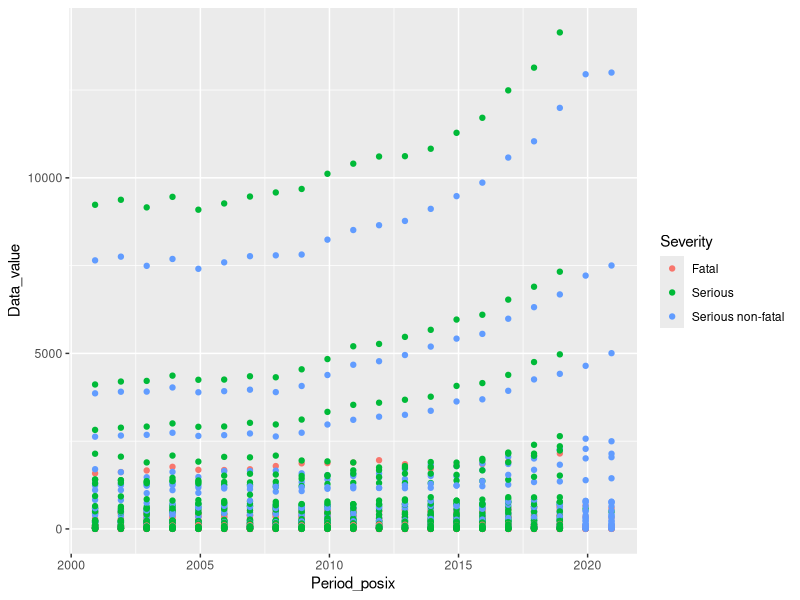
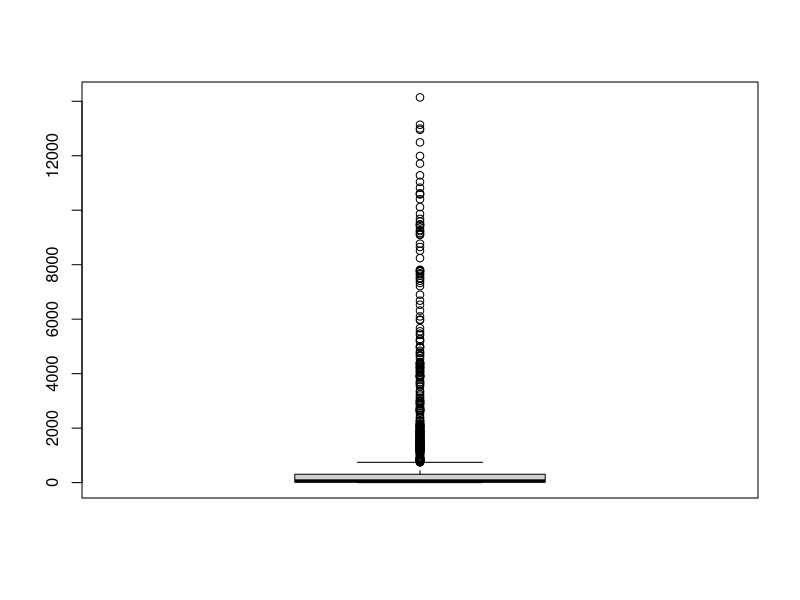

Recreate these plots in R, in order.
library(emmeans)
library(data.table)
library(tidyverse)

# Set working directory to source file location
setwd(dirname(rstudioapi::getActiveDocumentContext()$path))

inj <- read.csv("./Data/serious-injury-outcome-indicators-2000-2020-CSV.csv",
                header = TRUE,
                sep = ",",
                dec = ".")

View(inj)
str(inj)

# Prepare-----------------------------------------------------------------------
inj$Period_posix <- as.POSIXct(strptime(inj$Period, "%Y-%m"))
# Problem: two different data formats in one variable!

unique(nchar(inj$Period)) # 4/7; two formats

# -> simplify to year only
inj$Period <- ifelse(nchar(inj$Period) == 7,substr(inj$Period,1,4), inj$Period)
unique(nchar(inj$Period)) # 4

sum(is.na(inj$Period))
inj$Period_posix <- as.POSIXct(strptime(inj$Period, "%Y"))

inj %>% ggplot(aes(x = Period_posix, y = Data_value, color = Severity)) + 
  geom_point()

summary(inj$Data_value)
boxplot(inj$Data_value)
